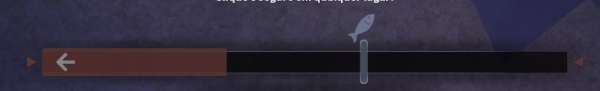
#> input picture image.png, 600 x 91 px
$ python peixe1.py   (older library calls are emulated)
#> lines starting #> are read from the running program, lines starting #| are printed output that depends on the picture; after the words box and inside, x2 and y2 are one past the last pixel; in counts of white or black regions, pixels touching at a corner belong together
import cv2
import numpy as np

# Carregar a imagem principal
foto = cv2.imread('image.png')
#> foto is the input picture: shape (91, 600, 3); mean B, G, R 60.9, 44, 49.8

# Define lower and upper bounds for color range
lowcor = np.array([10, 10, 10])
highcor = np.array([100, 100, 200])

# Convert the main image to grayscale and create a binary mask
foto_cinza = cv2.cvtColor(foto, cv2.COLOR_BGR2GRAY)
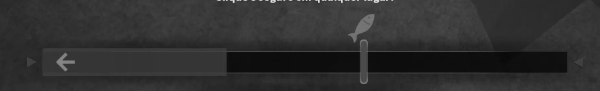
#> foto_cinza: shape (91, 600); min 10, max 232, mean 47.6
_, foto_mask = cv2.threshold(foto_cinza, 127, 255, cv2.THRESH_BINARY)
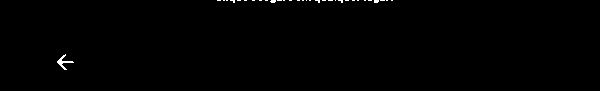
#> foto_mask: shape (91, 600); 0.38% white in thin lines or dots, all inside (x1, y1, x2, y2) = (57, 0, 393, 70)


# im2, contours, hierarchy = cv2.findContours(foto_cinza, cv.RETR_TREE, cv.CHAIN_APPROX_SIMPLE)


# Função para realizar a correspondência de modelo
def find_template(foto_mask, template_path, threshold=0.8):
    # Carregar a imagem do template
    template = cv2.imread(template_path)
#> (the run stopped early here; a loop or call above may not have finished)
